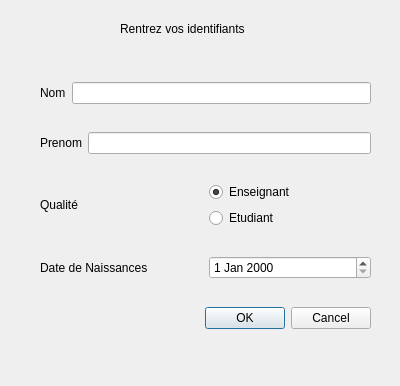
<?xml version="1.0" encoding="UTF-8"?>
<ui version="4.0">
 <class>Inscription</class>
 <widget class="QDialog" name="Inscription">
  <property name="geometry">
   <rect>
    <x>0</x>
    <y>0</y>
    <width>400</width>
    <height>386</height>
   </rect>
  </property>
  <property name="windowTitle">
   <string>Dialog</string>
  </property>
  <widget class="QLabel" name="label">
   <property name="geometry">
    <rect>
     <x>120</x>
     <y>20</y>
     <width>162</width>
     <height>17</height>
    </rect>
   </property>
   <property name="text">
    <string>Rentrez vos identifiants</string>
   </property>
  </widget>
  <widget class="QWidget" name="">
   <property name="geometry">
    <rect>
     <x>40</x>
     <y>60</y>
     <width>331</width>
     <height>291</height>
    </rect>
   </property>
   <layout class="QVBoxLayout" name="verticalLayout_2">
    <item>
     <layout class="QHBoxLayout" name="horizontalLayout">
      <item>
       <widget class="QLabel" name="label_2">
        <property name="text">
         <string>Nom</string>
        </property>
       </widget>
      </item>
      <item>
       <widget class="QLineEdit" name="lineEdit"/>
      </item>
     </layout>
    </item>
    <item>
     <layout class="QHBoxLayout" name="horizontalLayout_2">
      <item>
       <widget class="QLabel" name="label_3">
        <property name="text">
         <string>Prenom</string>
        </property>
       </widget>
      </item>
      <item>
       <widget class="QLineEdit" name="lineEdit_2"/>
      </item>
     </layout>
    </item>
    <item>
     <layout class="QHBoxLayout" name="horizontalLayout_3">
      <item>
       <widget class="QLabel" name="label_4">
        <property name="text">
         <string>Qualité</string>
        </property>
       </widget>
      </item>
      <item>
       <layout class="QVBoxLayout" name="verticalLayout">
        <item>
         <widget class="QRadioButton" name="radioButton_2">
          <property name="text">
           <string>Enseignant</string>
          </property>
          <property name="checked">
           <bool>true</bool>
          </property>
         </widget>
        </item>
        <item>
         <widget class="QRadioButton" name="radioButton">
          <property name="text">
           <string>Etudiant</string>
          </property>
         </widget>
        </item>
       </layout>
      </item>
     </layout>
    </item>
    <item>
     <layout class="QHBoxLayout" name="horizontalLayout_4">
      <item>
       <widget class="QLabel" name="label_5">
        <property name="text">
         <string>Date de Naissances</string>
        </property>
       </widget>
      </item>
      <item>
       <widget class="QDateEdit" name="dateEdit"/>
      </item>
     </layout>
    </item>
    <item>
     <widget class="QDialogButtonBox" name="buttonBox">
      <property name="orientation">
       <enum>Qt::Horizontal</enum>
      </property>
      <property name="standardButtons">
       <set>QDialogButtonBox::Cancel|QDialogButtonBox::Ok</set>
      </property>
     </widget>
    </item>
   </layout>
  </widget>
  <zorder>buttonBox</zorder>
  <zorder>label</zorder>
  <zorder>label_2</zorder>
  <zorder>lineEdit</zorder>
  <zorder>layoutWidget</zorder>
  <zorder>label_4</zorder>
  <zorder>spinBox</zorder>
  <zorder>label_4</zorder>
  <zorder>spinBox</zorder>
  <zorder>radioButton_2</zorder>
  <zorder>radioButton</zorder>
  <zorder>label_4</zorder>
  <zorder>dateEdit</zorder>
  <zorder>label_5</zorder>
  <zorder>label</zorder>
  <zorder>label</zorder>
 </widget>
 <resources/>
 <connections>
  <connection>
   <sender>buttonBox</sender>
   <signal>accepted()</signal>
   <receiver>Inscription</receiver>
   <slot>accept()</slot>
   <hints>
    <hint type="sourcelabel">
     <x>248</x>
     <y>254</y>
    </hint>
    <hint type="destinationlabel">
     <x>157</x>
     <y>274</y>
    </hint>
   </hints>
  </connection>
  <connection>
   <sender>buttonBox</sender>
   <signal>rejected()</signal>
   <receiver>Inscription</receiver>
   <slot>reject()</slot>
   <hints>
    <hint type="sourcelabel">
     <x>316</x>
     <y>260</y>
    </hint>
    <hint type="destinationlabel">
     <x>286</x>
     <y>274</y>
    </hint>
   </hints>
  </connection>
 </connections>
</ui>
